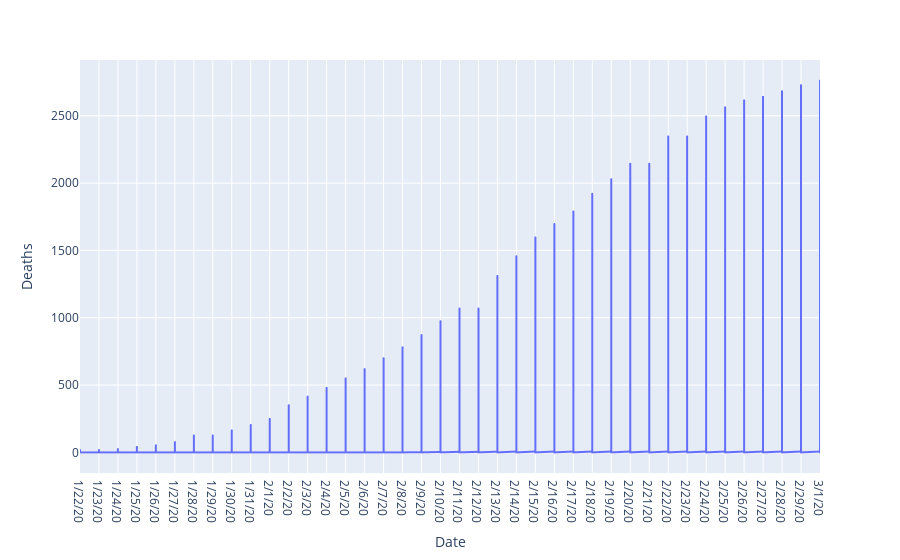

The cell this chart's notebook holds for it:
### Markdown cell above
# Time Series Plot of Number Of Deaths Caused Due to Coronovirus

### Code cell
fig = px.line(corona_death_data_tf, x='Date', y='Deaths')
fig.show()

### Figure 1 — Plotly figure (JSON) as saved in the notebook; plotly's stock layout.template omitted (floating-point values rounded to 4 significant figures; data arrays with more than 128 entries replaced by an {"elided": "..."} marker saying what was removed)
{"data": [{"hoverlabel": {"namelength": 0}, "hovertemplate": "Date=%{x}<br>Deaths=%{y}", "legendgroup": "", "line": {"color": "#636efa", "dash": "solid"}, "mode": "lines", "name": "", "showlegend": false, "type": "scattergl", "x": {"elided": "5000 str values"}, "xaxis": "x", "y": {"elided": "5000 int values"}, "yaxis": "y"}], "layout": {"legend": {"tracegroupgap": 0}, "margin": {"t": 60}, "xaxis": {"anchor": "y", "domain": [0, 1], "title": {"text": "Date"}}, "yaxis": {"anchor": "x", "domain": [0, 1], "title": {"text": "Deaths"}}}}
